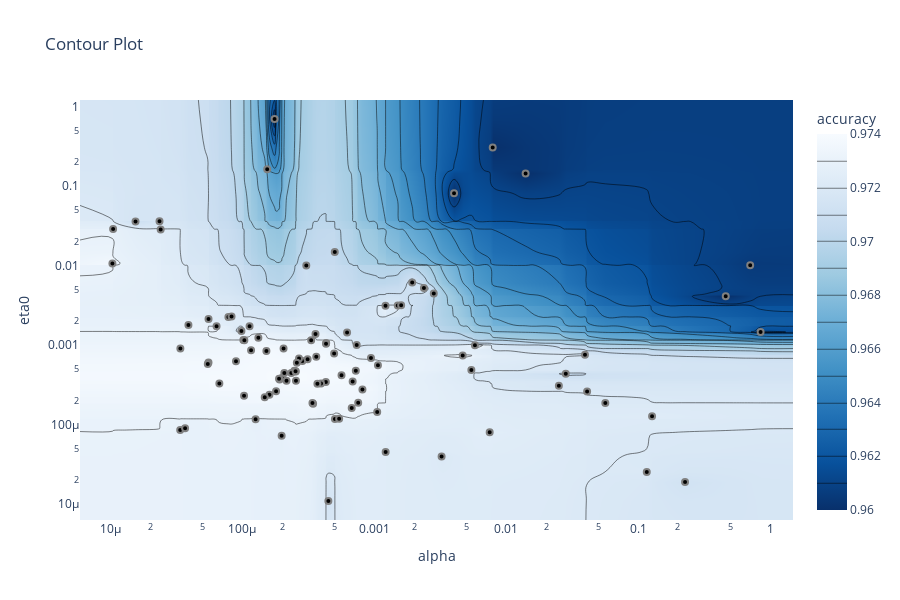

This figure's notebook cell:
### Code cell
fig = plot_contour(study, params=['eta0', 'alpha'], target=my_clipper, target_name='accuracy')
fig.update_layout(width=900, height=600)
